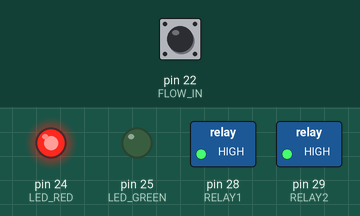
The sketch below on a simulated Arduino Mega 2560, built with avr-gcc and run on an emulated ATmega2560. On the bench: switched loads named in the sketch (green lamp = pin HIGH), output pins drawn as LEDs (lit = HIGH). Inputs (shaded band) come from the test bench; at power-on: pin 22 (FLOW_IN) HIGH. What the sketch prints to the serial monitor is not drawn.

Above: at 0.1 s.
At 5.1 s:
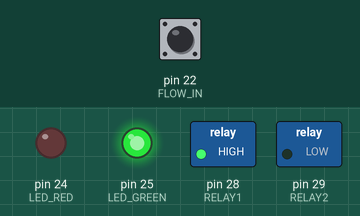
Timing chart, 0 to 6.6 s (numbered marks = the images above):
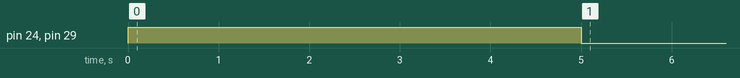

Measured:
- by itself, pin 29 (RELAY2): HIGH → LOW at 5.0 s

The sketch:

SystemTest.ino
```cpp
#include <SD.h>
#include <SPI.h>
/*
 Using Arduino Mega 2560
 Need to set some parameters : FILE_NAME, TOTAL_CYCLES, MAX_VOL

*/

////////////////////////////// NEED TO SET PARAMETERS //////////////////////////////
#define FILE_NAME "test2.txt"                                       // 저장 파일 이름
#define TOTAL_CYCLES 3                                              // 반복 횟수
#define MAX_VOL 500                                                 // 최대 부피 (mL)
#define INTERVAL 50                                                 // 측정 단위 (mL)
////////////////////////////////////////////////////////////////////////////////////

#define IN 70
#define OUT 71

#define RELAY1 28
#define RELAY2 29
//릴레이 모듈 > LOW : NO에 연결, HIGH : NC에 연결, 평상시 : NC에 연결
#define LED_RED 24
#define LED_GREEN 25

#define FLOW_IN 22
#define FLOW_OUT 23

#define SD_MISO 50
#define SD_MOSI 51
#define SD_SCK 52
#define SD_CS 47

uint8_t State = IN;
uint8_t Cycles = 0;
float TotalVolume = 0;
float LastVolume = 0;
uint8_t DetectingPoints = MAX_VOL / INTERVAL;
uint8_t NextPoint = 0;

//File sdFile;

//////////////////////////////////////////////////// Flow Sensor Reference Code ////////////////////////////////////////////////////
volatile uint16_t pulses = 0;               // count how many pulses!
volatile uint8_t lastflowpinstate;          // track the state of the pulse pin
volatile uint32_t lastflowratetimer = 0;    // you can try to keep time of how long it is between pulses

SIGNAL(TIMER0_COMPA_vect)
{
  uint8_t x;
  if(State == IN)
  {
    x = digitalRead(FLOW_IN);
  }
  else if(State == OUT)
  {
    x = digitalRead(FLOW_OUT);
  }

  if (x == lastflowpinstate)
  {
    lastflowratetimer++;
    return; // nothing changed!
  }

  if (x == HIGH)
  {
    //low to high transition!
    pulses++;
  }
  lastflowpinstate = x;
  lastflowratetimer = 0;
}

void useInterrupt(boolean v);
//////////////////////////////////////////////////////////////////////////////////////////////////////////////////////////////////////

void setup() {
  // put your setup code here, to run once:
  Serial.begin(9600);
/*
  if(!SD.begin(4))
  {
    Serial.println("Failure");
    while(1);
  }
  Serial.println("Success");

  sdFile = SD.open(FILE_NAME, FILE_WRITE);
  if(!sdFile)
  {
    Serial.println("Error to open file");
    while(1);
  }
  */

  pinMode(RELAY1, OUTPUT);
  pinMode(RELAY2, OUTPUT);
  pinMode(LED_RED, OUTPUT);
  pinMode(LED_GREEN, OUTPUT);
  pinMode(FLOW_IN, INPUT);
  pinMode(FLOW_OUT, INPUT);

  digitalWrite(LED_RED, HIGH);

  digitalWrite(RELAY1, HIGH);    //NC 연결
  digitalWrite(RELAY2, HIGH);

   delay(5*1000);

  digitalWrite(LED_RED, LOW);
  digitalWrite(LED_GREEN, HIGH);    // 초록 LED를 켜서 외부전원을 ON 시켜도 된다는 신호를 줌

}

void loop() {
  // put your main code here, to run repeatedly:

  while(true)
  {


    if(Cycles == 0 && State == IN)
    {
      digitalWrite(FLOW_IN, HIGH);
      lastflowpinstate = digitalRead(FLOW_IN);
      useInterrupt(true);

      digitalWrite(RELAY2, LOW);
      //Serial.print("relay1 : ");  Serial.println(LOW);
      //delay(10000);
    }

    //delay(10000);
    //digitalWrite(RELAY1, HIGH);
    //break;

    if(State == IN && TotalVolume >= MAX_VOL)             // 유입 > 배출 전환
    {
      delay(3000);
      digitalWrite(RELAY1, HIGH);
      //Serial.print("relay1 : ");  Serial.println(HIGH);
      digitalWrite(RELAY2, LOW);
      //Serial.print("relay2 : ");  Serial.println(LOW);
      //delay(10000);

      digitalWrite(FLOW_IN, LOW);
      digitalWrite(FLOW_OUT, HIGH);
      lastflowpinstate = digitalRead(FLOW_OUT);
      useInterrupt(true);

      State = OUT;
      LastVolume = TotalVolume;
      pulses = 0;
    }

    if(State == OUT && TotalVolume <= 0.0)                // 배출 > 유입 전환, 혹시 몰라 0으로 안 둠
    {
      delay(3000);
      digitalWrite(RELAY2, HIGH);
      //Serial.print("relay2 : ");  Serial.println(HIGH);
      digitalWrite(RELAY1, LOW);

      digitalWrite(FLOW_OUT, LOW);
      digitalWrite(FLOW_IN, HIGH);
      lastflowpinstate = digitalRead(FLOW_IN);
      useInterrupt(true);

      State = IN;
      LastVolume = TotalVolume;
      pulses = 0;
      Cycles++;
    }

    if(Cycles >= TOTAL_CYCLES)                            // 목표했던 사이클을 다 채웠을 때
    {
      digitalWrite(RELAY1, HIGH);                         // 모두 off
      digitalWrite(RELAY2, HIGH);
      digitalWrite(LED_GREEN, LOW);
      //sdFile.close();

      break;                                              // loop 탈출
    }

    delay(100);

    float liters = pulses;
    liters /= 7.5;  liters /= 60.0;

    if(State == IN)
    {
      liters /= 10.345;                                     // 값 보정
      TotalVolume = LastVolume + (liters * 1000.0);

      if(NextPoint * INTERVAL <= TotalVolume)             // 측정값 저장
      {
        //Serial.print(Cycles); Serial.print(" cycles \t");
        //Serial.print(TotalVolume); Serial.println(" mL");
        //sdFile.print(Cycles); sdFile.print(" cycles \t");
        //sdFile.print(TotalVolume); sdFile.println(" mL");

        if(NextPoint < DetectingPoints)
        {
          NextPoint++;
        }
      }
    }
    else if(State == OUT)
    {
      liters /= 10.345;                                     // 값 보정
      TotalVolume = LastVolume - (liters * 1000.0);

      if(NextPoint * INTERVAL >= TotalVolume)             // 측정값 저장
      {
        //Serial.print(Cycles); Serial.print(" cycles \t");
        //Serial.print(TotalVolume); Serial.println(" mL");
        //sdFile.print(Cycles); sdFile.print(" cycles \t");
        //sdFile.print(TotalVolume); sdFile.println(" mL");

        if(NextPoint > 0)
        {
          NextPoint--;
        }
      }
    }


    //Serial.print(liters * 1000.0); Serial.println(" mL");
    Serial.print(Cycles); Serial.print(" cycles \t");
    Serial.print(TotalVolume); Serial.println(" mL");
    //Serial.println(NextPoint);

  }

  while(true)
  {
    digitalWrite(LED_RED, HIGH);                          // 끝났음을 알리기 위해 빨간 LED 점멸
    delay(1000);
    digitalWrite(LED_RED, LOW);
    delay(1000);
  }

}

void useInterrupt(boolean v) {                                                // Flow Sensor Reference Function
  if (v) {
    // Timer0 is already used for millis() - we'll just interrupt somewhere
    // in the middle and call the "Compare A" function above
    OCR0A = 0xAF;
    TIMSK0 |= _BV(OCIE0A);
  } else {
    // do not call the interrupt function COMPA anymore
    TIMSK0 &= ~_BV(OCIE0A);
  }
}
```
